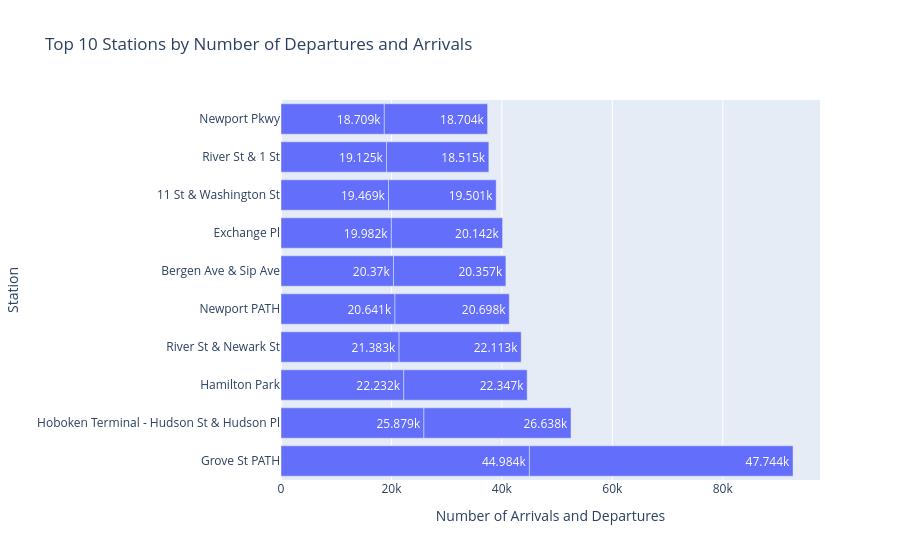

Source (notebook cell):
### Code cell
fig = px.bar(
    data_frame=top_stations,
    x='number_of_arrivals_and_departures',
    y='station',
    orientation='h',
    title = 'Top 10 Stations by Number of Departures and Arrivals',
    text_auto=True
)

fig.update_layout(
    xaxis_title='Number of Arrivals and Departures',
    yaxis_title='Station'
)

fig.show()

### Figure 1 — Plotly figure (JSON) as saved in the notebook; plotly's stock layout.template omitted (floating-point values rounded to 4 significant figures)
{"data": [{"hovertemplate": "number_of_arrivals_and_departures=%{x}<br>station=%{y}<extra></extra>", "legendgroup": "", "marker": {"color": "#636efa", "pattern": {"shape": ""}}, "name": "", "orientation": "h", "showlegend": false, "textposition": "auto", "texttemplate": "%{x}", "type": "bar", "x": [44984, 25879, 22232, 21383, 20641, 20370, 19982, 19469, 19125, 18709, 47744, 26638, 22347, 22113, 20698, 20357, 20142, 19501, 18704, 18515], "xaxis": "x", "y": ["Grove St PATH", "Hoboken Terminal - Hudson St & Hudson Pl", "Hamilton Park", "River St & Newark St", "Newport PATH", "Bergen Ave & Sip Ave", "Exchange Pl", "11 St & Washington St", "River St & 1 St", "Newport Pkwy", "Grove St PATH", "Hoboken Terminal - Hudson St & Hudson Pl", "Hamilton Park", "River St & Newark St", "Newport PATH", "Bergen Ave & Sip Ave", "Exchange Pl", "11 St & Washington St", "Newport Pkwy", "River St & 1 St"], "yaxis": "y"}], "layout": {"barmode": "relative", "legend": {"tracegroupgap": 0}, "title": {"text": "Top 10 Stations by Number of Departures and Arrivals"}, "xaxis": {"anchor": "y", "domain": [0, 1], "title": {"text": "Number of Arrivals and Departures"}}, "yaxis": {"anchor": "x", "domain": [0, 1], "title": {"text": "Station"}}}}
